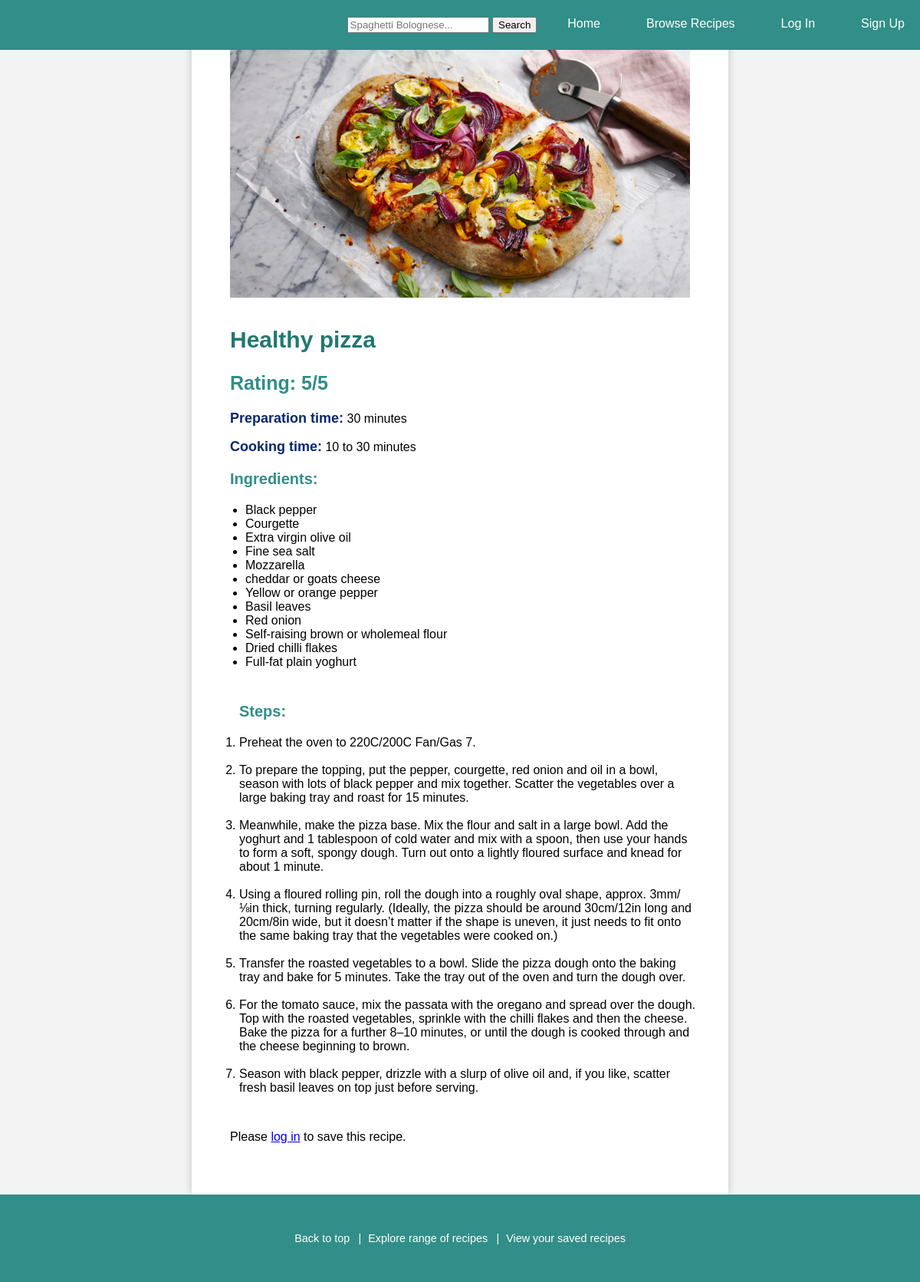
Screenshot of /Recipe_details.php?recipe_id=3 with the database file from the repository.
### tables this page shows
CREATE TABLE `recipes` (
  `recipe_id` int(11) NOT NULL,
  `Name` varchar(255) NOT NULL,
  `Description` varchar(255) NOT NULL,
  `Prep_time` varchar(255) NOT NULL,
  `Cook_time` varchar(255) NOT NULL,
  `Rating` int(11) NOT NULL,
  `image_link` varchar(255) NOT NULL,
  `alt_text` varchar(255) NOT NULL
);

CREATE TABLE `ratings` (
  `recipe_id` int(11) NOT NULL,
  `rating` int(11) NOT NULL,
  `user` int(11) NOT NULL
);

### Recipe_details.php (the view, shortened to what this page needs)
<?php
function isUserLoggedIn()
{
    return isset($_SESSION["user_id"]);
}
?>
<!DOCTYPE html>
<html lang="en">
<head>
    <link rel="stylesheet" href="./global.css">
</head>
<body>
<div class="recipe-container">
    <?php include 'primary-navigation.php'?>
    <section class="recipe-details">
        <?php
        require_once 'database_connect.php';
        if (isset($_GET['recipe_id'])) {
            $recipe_id = $_GET['recipe_id'];
            $rate_sql = "SELECT * FROM ratings WHERE recipe_id = '$recipe_id'";
            $rate = $sql_object->query($rate_sql);
            $rate_result = $rate->fetch_assoc();
            if ($rate->num_rows > 0) {
                if ($rate->num_rows > 1) {
                    $av_sql = "SELECT ROUND(AVG(rating), 1) AS rate_av FROM ratings";
                    $av_sql_result = $sql_object->query($av_sql);
                    $av = $av_sql_result->fetch_assoc();
                    $av_rating = $av['rate_av'] . '/5';
                } else {
                    $av_rating = $rate_result['rating'] . '/5';
                }
            } else {
                $av_rating = "No ratings yet";
            }
            $sql = "SELECT r.recipe_id, r.Name, r.Description AS RecipeDescription, r.Rating, r.Prep_time, r.Cook_time, r.image_link, r.alt_text, GROUP_CONCAT(ri.Ingredient SEPARATOR ', ') AS Ingredients, rs.Step_number, rs.Description AS StepDescription
            FROM recipes r
            LEFT JOIN recipe_ingredients ri ON r.recipe_id = ri.recipe_id
            LEFT JOIN recipe_steps rs ON r.recipe_id = rs.recipe_id
            WHERE r.recipe_id = $recipe_id
            GROUP BY r.recipe_id, rs.Step_number
            ORDER BY rs.Step_number";
            $result = $sql_object->query($sql);
            if ($result->num_rows > 0) {
                $recipe = $result->fetch_assoc();
                ?>
                <img class="recipe-image" src="<?php echo $recipe['image_link'] ?>" alt="<?php echo $recipe['alt_text'] ?>">
                <h1><?php echo $recipe['Name']; ?></h1>
                <h2>Rating: <?php echo $av_rating; ?></h2>
                <p><b>Preparation time:</b> <?php echo $recipe['Prep_time']; ?></p>
                <p><b>Cooking time:</b> <?php echo $recipe['Cook_time']; ?></p>
                <?php
                if (isset($recipe['Ingredients'])) {
                    $recipe_ingredients = explode(', ', $recipe['Ingredients']);
                    ?>
                    <section class="ingredients-section">
                        <h3>Ingredients:</h3>
                        <ul>
                            <?php
                            foreach ($recipe_ingredients as $ingredientItem) {
                                echo "<li>$ingredientItem</li>";
                            }
                            ?>
                        </ul>
                    </section>
                <?php } else {
                    echo "<p>No ingredients available for this recipe.</p>";
                } ?>
<section class="steps-section">
<?php
if (isset($recipe['Step_number']) && isset($recipe['StepDescription'])) {
    ?>
    <h3>Steps:</h3>
    <ol>
        <?php foreach ($result as $step) {
            echo "<li>" . $step['StepDescription'] . "</li>";
        } ?>
    </ol>
<?php } else {
    echo "<p>No steps available for this recipe.</p>";
} ?>
</section>
                <?php
                if (isUserLoggedIn()) {
                    $isSaved = isRecipeSaved($_SESSION["user_id"], $recipe['recipe_id']);
                    ?>
                    <div class="save-remove-buttons">
                        <?php if ($isSaved) : ?>
                            <button class="remove-button" data-recipe-id="<?php echo $recipe['recipe_id']; ?>">Remove</button>
                        <?php else : ?>
                            <button class="save-button" data-recipe-id="<?php echo $recipe['recipe_id']; ?>">Save</button>
                        <?php endif; ?>
                    </div>
                <?php } else {
                    echo "<p>Please <a href='login_page.php'>log in</a> to save this recipe.</p>";
                } ?>
                <?php
            } else {
                echo "<p>Recipe not found.</p>";
            }
        } else {
            echo "<p>No recipe ID provided.</p>";
        }
        ?>
    </section>
</div>
    <?php include 'Footer.php'?>
</body>
</html>

### global.css (style rules this page uses)
body { font-family: Arial, sans-serif; padding: 0; background-color: #f3f3f3; margin: auto; }
.recipe-image { width: 100%; max-height: auto; object-fit: cover; margin-bottom: 10px; }
ul { margin: 0; padding-left: 20px; }
.recipe-image { width: 100%; height: 200px; object-fit: cover; }
.recipe-details { max-width: 600px; padding: 50px; box-shadow: 0 0 10px rgba(0, 0, 0, 0.2); background-color: #ffffff; color: #000000; justify-content: center; margin: auto; }
.recipe-details h1 { color: #217872; font-size: 30px; }
.recipe-details h2 { color: #318e88; font-size: 25px; }
.recipe-details h3 { color: #318e88; font-size: 20px; }
.recipe-details b { color: #09276e; font-size: 18px; }
.recipe-image { max-width: 100%; height: 30%; }
.steps-section { width: 100%; padding: 2%; margin-top: 2%; }
.steps-section ol { margin: 0; padding: 0; }
.steps-section li { margin-bottom: 18px; }

### rows the page displays
recipes: image_link (picture), Name "Healthy pizza", Prep_time "30 minutes", Cook_time "10 to 30 minutes", StepDescription "Preheat the oven to 220C/200C Fan/Gas 7.", StepDescription "To prepare the topping, put the pepper, courgette, red onion and oil in a bowl, season with lots of black pepper and mix together. Scatter the vegetables over a large baking tray and roast for 15 minutes.", StepDescription "Meanwhile, make the pizza base. Mix the flour and salt in a large bowl. Add the yoghurt and 1 tablespoon of cold water and mix with a spoon, then use your hands to form a soft, spongy dough. Turn out onto a lightly floured surface and knead for about 1 minute.", StepDescription "Using a floured rolling pin, roll the dough into a roughly oval shape, approx. 3mm/⅛in thick, turning regularly. (Ideally, the pizza should be around 30cm/12in long and 20cm/8in wide, but it doesn’t matter if the shape is uneven, it just needs to fit onto the same baking tray that the vegetables were cooked on.)", StepDescription "Transfer the roasted vegetables to a bowl. Slide the pizza dough onto the baking tray and bake for 5 minutes. Take the tray out of the oven and turn the dough over.", StepDescription "For the tomato sauce, mix the passata with the oregano and spread over the dough. Top with the roasted vegetables, sprinkle with the chilli flakes and then the cheese. Bake the pizza for a further 8–10 minutes, or until the dough is cooked through and the cheese beginning to brown.", StepDescription "Season with black pepper, drizzle with a slurp of olive oil and, if you like, scatter fresh basil leaves on top just before serving."
ratings: rating "5/5"

### other values shown
$ingredientItem "Black pepper"
$ingredientItem "Courgette"
$ingredientItem "Extra virgin olive oil"
$ingredientItem "Fine sea salt"
$ingredientItem "Mozzarella"
$ingredientItem "cheddar or goats cheese"
$ingredientItem "Yellow or orange pepper"
$ingredientItem "Basil leaves"
$ingredientItem "Red onion"
$ingredientItem "Self-raising brown or wholemeal flour"
$ingredientItem "Dried chilli flakes"
$ingredientItem "Full-fat plain yoghurt"
